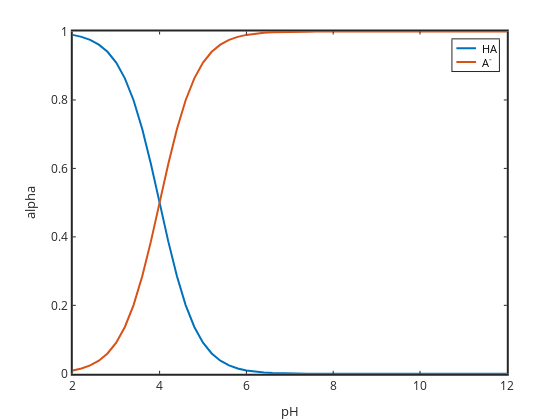

The notebook cell this image was saved under:
### Markdown cell above
# Weak acid speciation versus pH

In class we derived the equations for $\alpha$ versus pH

$\alpha_{HA}=\dfrac{[\mathrm{H}^+]}{[\mathrm{H}^+]+K_a}$

$\alpha_{A}=\dfrac{K_a}{[\mathrm{H}^+]+K_a}$

### Code cell
pKa = input("Enter pKa1 value: "); Ka=10^-pKa;
pH=2:0.2:12; H=10.^-pH;
alphaHL=H./(Ka+H);
alphaL=Ka./(Ka+H);
plot(pH,alphaHL,'linewidth',2,pH,alphaL,"linewidth", 2)
set(gca,'linewidth',2,'fontsize',12)
xlabel('pH')
ylabel('alpha')
legend('HA','A^-')

### Figure 1 — Plotly figure (JSON) as saved in the notebook; plotly's stock layout.template omitted (floating-point values rounded to 4 significant figures)
{"data": [{"line": {"color": "rgb(0,113,188)", "dash": "solid", "width": 2}, "marker": {"color": "rgb(0,113,188)", "line": {"color": "rgb(0,113,188)"}, "size": 6, "symbol": "none"}, "mode": "lines", "name": "HA", "showlegend": true, "type": "scatter", "visibility": true, "x": [2, 2.2, 2.4, 2.6, 2.8, 3, 3.2, 3.4, 3.6, 3.8, 4, 4.2, 4.4, 4.6, 4.8, 5, 5.2, 5.4, 5.6, 5.8, 6, 6.2, 6.4, 6.6, 6.8, 7, 7.2, 7.4, 7.6, 7.8, 8, 8.2, 8.4, 8.6, 8.8, 9, 9.2, 9.4, 9.6, 9.8, 10, 10.2, 10.4, 10.6, 10.8, 11, 11.2, 11.4, 11.6, 11.8, 12], "xaxis": "x", "y": [0.9901, 0.9844, 0.9755, 0.9617, 0.9406, 0.9091, 0.8632, 0.7992, 0.7153, 0.6131, 0.5, 0.3869, 0.2847, 0.2008, 0.1368, 0.09091, 0.05935, 0.03829, 0.0245, 0.0156, 0.009901, 0.00627, 0.003965, 0.002506, 0.001582, 0.000999, 0.0006306, 0.0003979, 0.0002511, 0.0001585, 9.999e-05, 6.309e-05, 3.981e-05, 2.512e-05, 1.585e-05, 1e-05, 6.31e-06, 3.981e-06, 2.512e-06, 1.585e-06, 1e-06, 6.31e-07, 3.981e-07, 2.512e-07, 1.585e-07, 1e-07, 6.31e-08, 3.981e-08, 2.512e-08, 1.585e-08, 1e-08], "yaxis": "y"}, {"line": {"color": "rgb(216,82,24)", "dash": "solid", "width": 2}, "marker": {"color": "rgb(216,82,24)", "line": {"color": "rgb(216,82,24)"}, "size": 6, "symbol": "none"}, "mode": "lines", "name": "A^-", "showlegend": true, "type": "scatter", "visibility": true, "x": [2, 2.2, 2.4, 2.6, 2.8, 3, 3.2, 3.4, 3.6, 3.8, 4, 4.2, 4.4, 4.6, 4.8, 5, 5.2, 5.4, 5.6, 5.8, 6, 6.2, 6.4, 6.6, 6.8, 7, 7.2, 7.4, 7.6, 7.8, 8, 8.2, 8.4, 8.6, 8.8, 9, 9.2, 9.4, 9.6, 9.8, 10, 10.2, 10.4, 10.6, 10.8, 11, 11.2, 11.4, 11.6, 11.8, 12], "xaxis": "x", "y": [0.009901, 0.0156, 0.0245, 0.03829, 0.05935, 0.09091, 0.1368, 0.2008, 0.2847, 0.3869, 0.5, 0.6131, 0.7153, 0.7992, 0.8632, 0.9091, 0.9406, 0.9617, 0.9755, 0.9844, 0.9901, 0.9937, 0.996, 0.9975, 0.9984, 0.999, 0.9994, 0.9996, 0.9997, 0.9998, 0.9999, 0.9999, 1.0, 1.0, 1.0, 1.0, 1.0, 1.0, 1.0, 1.0, 1.0, 1.0, 1.0, 1.0, 1.0, 1.0, 1.0, 1.0, 1.0, 1.0, 1.0], "yaxis": "y"}, {"hoverinfo": "none", "line": {"color": "rgb(0,113,188)", "dash": "solid", "width": 2}, "marker": {"color": "rgb(0,113,188)", "line": {"color": "rgb(0,113,188)"}, "size": 6, "symbol": "none"}, "mode": "lines", "name": "", "showlegend": false, "type": "scatter", "visibility": true, "x": [3, 18], "xaxis": "x2", "y": [6.78, 6.78], "yaxis": "y2"}, {"hoverinfo": "none", "line": {"color": "rgb(216,82,24)", "dash": "solid", "width": 2}, "marker": {"color": "rgb(216,82,24)", "line": {"color": "rgb(216,82,24)"}, "size": 6, "symbol": "none"}, "mode": "lines", "name": "", "showlegend": false, "type": "scatter", "visibility": true, "x": [3, 18], "xaxis": "x2", "y": [17.34, 17.34], "yaxis": "y2"}], "layout": {"annotations": [{"font": {"color": "rgb(0, 0, 0)", "size": 10.8}, "showarrow": false, "text": "HA", "x": 21, "xanchor": "left", "xref": "x2", "y": 6.78, "yanchor": "middle", "yref": "y2"}, {"font": {"color": "rgb(0, 0, 0)", "size": 10.8}, "showarrow": false, "text": "A<sup>-</sup>", "x": 21, "xanchor": "left", "xref": "x2", "y": 17.34, "yanchor": "middle", "yref": "y2"}], "height": 420, "hovermode": "closest", "margin": {"b": 0, "l": 0, "r": 0, "t": 0}, "plot_bgcolor": "rgba(0, 0, 0, 0)", "showlegend": false, "width": 560, "xaxis": {"anchor": "y", "autorange": false, "domain": [0.13, 0.905], "exponentformat": "none", "gridcolor": "rgba(38,38,38,0.15)", "gridwidth": 2, "linecolor": "rgb(38,38,38)", "linewidth": 2, "mirror": "ticks", "range": [2, 12], "showgrid": false, "showline": true, "side": "bottom", "spikedash": "solid", "spikemode": "across", "spikesides": false, "spikethickness": 1, "tickangle": 0, "tickcolor": "rgb(38,38,38)", "tickfont": {"color": "rgb(38,38,38)", "size": 12}, "ticklen": 3, "ticks": "inside", "ticktext": ["2", "4", "6", "8", "10", "12"], "tickvals": [2, 4, 6, 8, 10, 12], "title": {"font": {"color": "rgb(38,38,38)", "size": 13.2}, "text": "pH"}, "type": "linear", "visible": true, "zeroline": false}, "xaxis2": {"anchor": "y2", "autorange": false, "domain": [0.8079, 0.8909], "exponentformat": "none", "fixedrange": true, "gridcolor": "rgba(38,38,38,0.15)", "gridwidth": 1, "linecolor": "rgb(38,38,38)", "linewidth": 1, "mirror": true, "range": [0, 35.43], "showgrid": false, "showline": true, "showspikes": false, "side": "bottom", "spikedash": "solid", "spikemode": "across", "spikesides": false, "spikethickness": 1, "tickangle": 0, "tickcolor": "rgb(38,38,38)", "tickfont": {"color": "rgb(38,38,38)", "size": 10.8}, "ticklen": 3, "ticks": "", "ticktext": [], "tickvals": [], "title": {"font": {"color": "rgb(0, 0, 0)", "size": 11.88}, "text": ""}, "type": "linear", "visible": true, "zeroline": false}, "yaxis": {"anchor": "x", "autorange": false, "domain": [0.11, 0.925], "exponentformat": "none", "gridcolor": "rgba(38,38,38,0.15)", "gridwidth": 2, "linecolor": "rgb(38,38,38)", "linewidth": 2, "mirror": "ticks", "range": [0, 1], "showgrid": false, "showline": true, "side": "left", "spikedash": "solid", "spikemode": "across", "spikesides": false, "spikethickness": 1, "tickangle": 0, "tickcolor": "rgb(38,38,38)", "tickfont": {"color": "rgb(38,38,38)", "size": 12}, "ticklen": 3, "ticks": "inside", "ticktext": ["0", "0.2", "0.4", "0.6", "0.8", "1"], "tickvals": [0, 0.2, 0.4, 0.6, 0.8, 1], "title": {"font": {"color": "rgb(38,38,38)", "size": 13.2}, "text": "alpha"}, "type": "linear", "visible": true, "zeroline": false}, "yaxis2": {"anchor": "x2", "autorange": false, "domain": [0.8309, 0.9063], "exponentformat": "none", "fixedrange": true, "gridcolor": "rgba(38,38,38,0.15)", "gridwidth": 1, "linecolor": "rgb(38,38,38)", "linewidth": 1, "mirror": true, "range": [24.12, 0], "showgrid": false, "showline": true, "showspikes": false, "side": "left", "spikedash": "solid", "spikemode": "across", "spikesides": false, "spikethickness": 1, "tickangle": 0, "tickcolor": "rgb(38,38,38)", "tickfont": {"color": "rgb(38,38,38)", "size": 10.8}, "ticklen": 3, "ticks": "", "ticktext": [], "tickvals": [], "title": {"font": {"color": "rgb(0, 0, 0)", "size": 11.88}, "text": ""}, "type": "linear", "visible": true, "zeroline": false}}}
